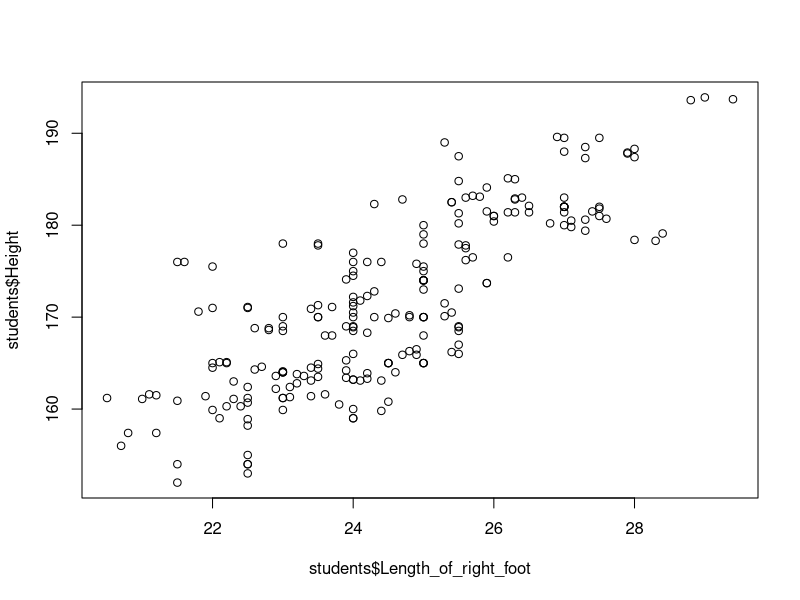
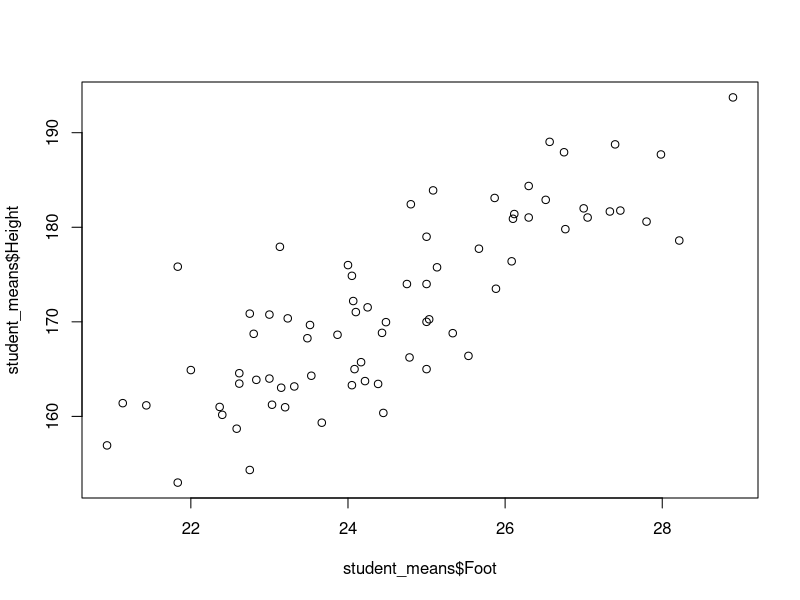
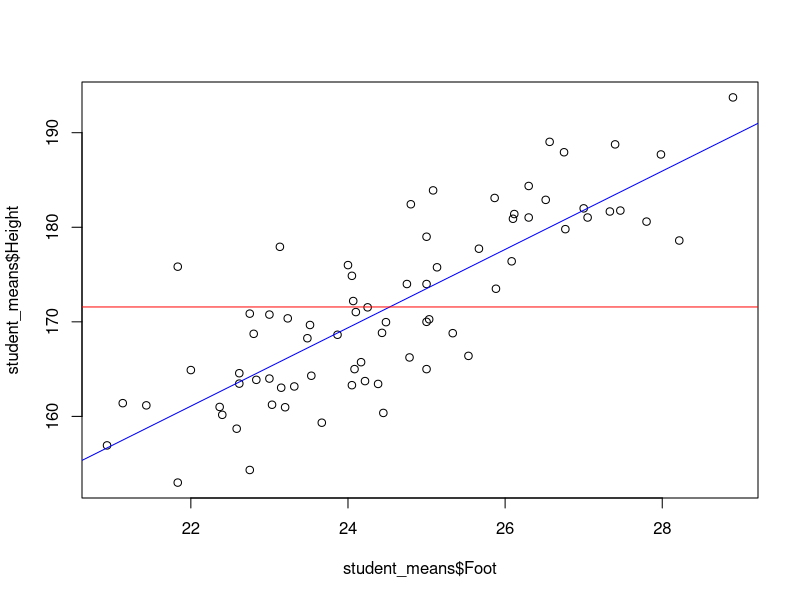
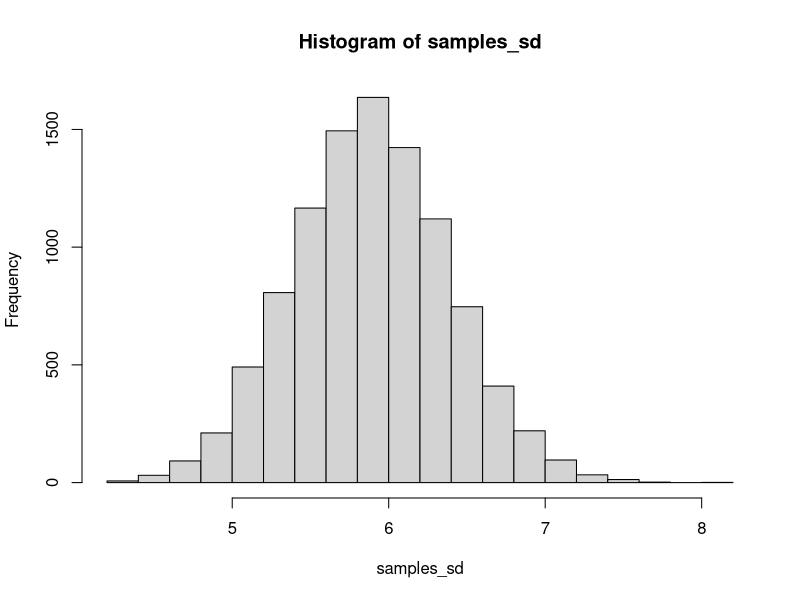
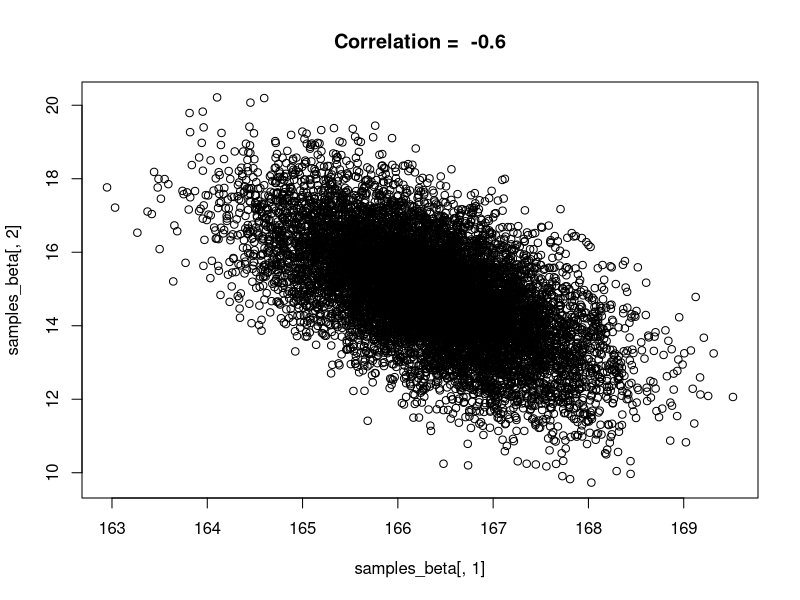
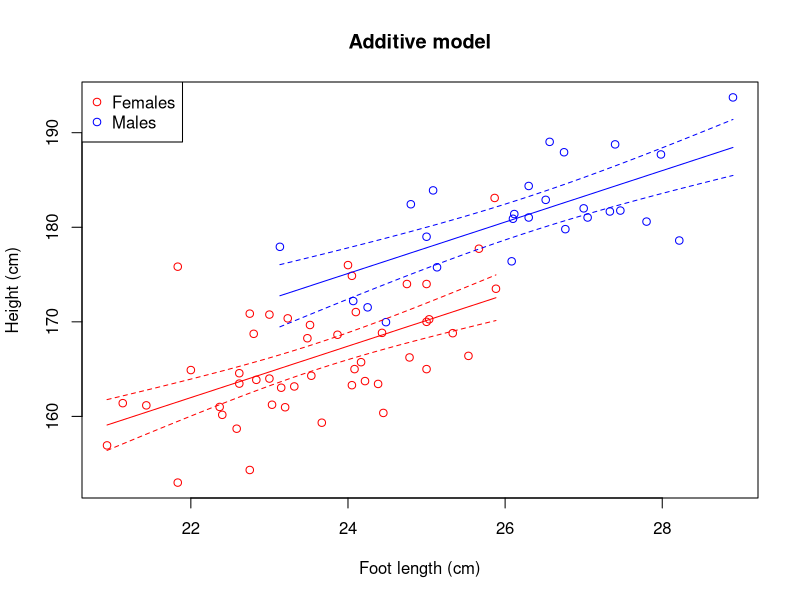
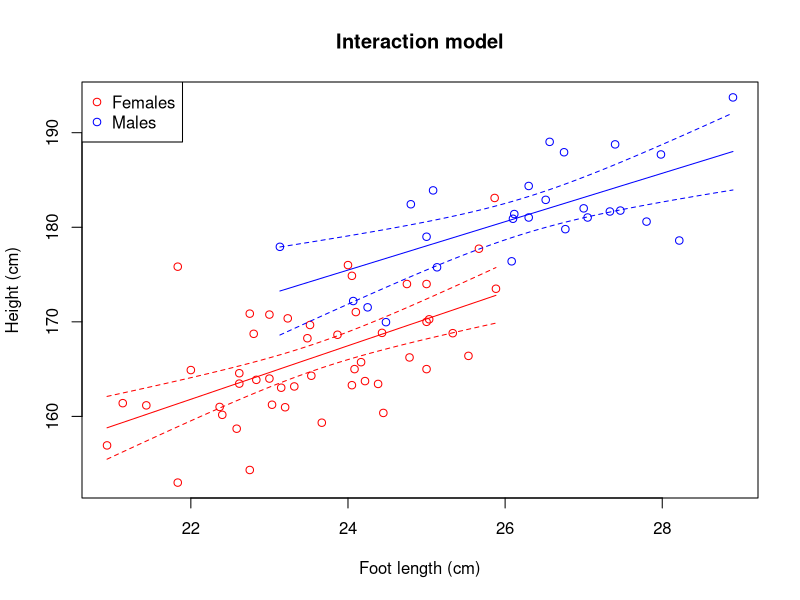

Generate these figures, in order, with R:
## ---- chunk 1
knitr::opts_chunk$set(echo = TRUE)
## ---- chunk 2
students_2025 = read.delim("MeasurementData_2025.txt", stringsAsFactors = TRUE)
## ---- chunk 3
summary(students_2025)
## ---- chunk 4
students_2020 = read.delim("MeasurementData_2020.txt", stringsAsFactors = TRUE)
students_2023 = read.delim("MeasurementData_2023.txt", stringsAsFactors = TRUE)
students_2020$Year = "year_2020"
students_2023$Year = "year_2023"
students_2025$Year = "year_2025"
students_2020$ID = paste(students_2020$ID, "2020", sep="_")
students_2023$ID = paste(students_2023$ID, "2023", sep="_")
students_2025$ID = paste(students_2025$ID, "2025", sep="_")

# all(names(students_2025) == names(students_2023)) # Checking that column names are identical
students = rbind(students_2020, students_2023, students_2025)
# summary(students)
## ---- chunk 5
plot(students$Length_of_right_foot, students$Height)
## ---- chunk 6
student_means = aggregate(students[,6:13], by=list(students$ID), FUN=mean, na.rm = TRUE)
head(student_means)
## ---- chunk 7
student_means = aggregate(students[,6:13], by=list(students$ID, students$Sex, students$Year), FUN=mean, na.rm = TRUE)
names(student_means)[1:3] = c("ID", "Sex", "Year")
head(student_means)
## ---- chunk 8
student_means$Foot = (student_means$Length_of_right_foot + student_means$Length_of_left_foot)/2
## ---- chunk 9
write.csv(student_means, "student_means.csv")
## ---- chunk 10
plot(student_means$Foot, student_means$Height)
## ---- chunk 11
plot(student_means$Height ~ student_means$Foot) # An alternative way of plotting
lin_reg = lm(Height ~ 1 + Foot, data = student_means) # lm() is a function for fitting a linear model with normal residuals
abline(lin_reg, col="blue")
abline(h = mean(student_means$Height), col="red")
## ---- chunk 12
n = 100
beta_0 = 170
sigma = 5

epsilon = rnorm(n, mean=0, sd=sigma)
height = beta_0 + epsilon

# or just

height = rnorm(n, mean=beta_0, sd=sigma)
## ---- chunk 13
fit_1 = lm(Height ~ 1, data = student_means)
## ---- chunk 14
summary(fit_1)
## ---- chunk 15
#mean(student_means$Height[student_means$Sex=="female"])
#sd(student_means$Height[student_means$Sex=="female"])

#with(student_means[student_means$Sex=="male",], mean(Height))
#with(student_means[student_means$Sex=="male",], sd(Height))

(means = tapply(student_means$Height, list(student_means$Sex), mean))
(SDs = tapply(student_means$Height, list(student_means$Sex), sd))
## ---- chunk 16
(SEs = SDs/sqrt(table(student_means$Sex)))
## ---- chunk 17
means[1] + c(-2,2)*SEs[1]
## ---- chunk 18
means[2] + c(-2,2)*SEs[2]
## ---- chunk 19
fit_F = lm(Height ~ 1, data = student_means, subset = Sex=="female")
summary(fit_F)
confint(fit_F)
## ---- chunk 20
fit_M = lm(Height ~ 1, data = student_means, subset = Sex=="male")
summary(fit_M)
confint(fit_M)
## ---- chunk 21
fit_Sex = lm(Height ~ Sex, data = student_means)
summary(fit_Sex)
## ---- chunk 22
fit_Sex_no_int = lm(Height ~ -1 + Sex, data = student_means)
summary(fit_Sex_no_int)
## ---- chunk 23
PredData = data.frame(Sex = c("female", "male"))
## ---- chunk 24
(Predictions = predict(fit_Sex, newdata = PredData, interval = "confidence"))
## ---- chunk 25
(Predictions = predict(fit_Sex, newdata = PredData, interval = "prediction"))
## ---- chunk 26
n_iter = 10000 # Number of iterations
beta = fit_Sex$coef # The parameters in the fixed part of the model (to see what the model object contains, use `str(fit_Sex)`)
res_sd = summary(fit_Sex)$sigma # Estimated residual standard deviation
Sex = student_means$Sex
n = length(Sex)  # Sample size

samples_beta = matrix(nrow=n_iter, ncol=2)  # Empty matrix for storing resampled beta-estimates
for(i in 1:n_iter){
  fixed = ifelse(fit_Sex$model$Sex=="female", beta[1], sum(beta))
  random = rnorm(n, 0, res_sd)
  y = fixed + random
  refit = lm(y ~ Sex)
  samples_beta[i,] = refit$coef
}
## ---- chunk 27
quantile(samples_beta[,1], prob=c(0.025, 0.975)) # The 2.5% and 97.5% quantiles of beta0 (mean height of females)
## ---- chunk 28
quantile(samples_beta[,1] + samples_beta[,2], prob=c(0.025, 0.975)) # same for males
## ---- chunk 29
n_iter = 10000 # Number of iterations
Y = simulate(fit_Sex, nsim = n_iter)

samples_sd = rep(NA,n_iter)  # Empty vectors for storing results
for(i in 1:n_iter){
  refit = lm(Y[,i] ~ student_means$Sex)
  samples_sd[i] = sd(refit$residuals)
}
(CI_sd = quantile(samples_sd, prob=c(0.025, 0.975)))
## ---- chunk 30
hist(samples_sd, 20)
## ---- chunk 31
n_iter = 10000 # Number of iterations
n = nrow(student_means)

samples_males_vs_females = rep(NA,n_iter)  # Empty vectors for storing results
for(i in 1:n_iter){
  resamp_rows = sample(1:n, n, replace = TRUE)
  resamp_data = student_means[resamp_rows,]
  resamp_means = tapply(resamp_data$Height, list(resamp_data$Sex), mean)
  samples_males_vs_females[i] = (resamp_means["male"]/resamp_means["female"] - 1)*100
}
(mean_samples_males_vs_females = mean(samples_males_vs_females))
(CI_samples_males_vs_females = quantile(samples_males_vs_females, prob=c(0.025, 0.975)))
## ---- chunk 32
(table = summary(fit_Sex)$coef)
## ---- chunk 33
plot(samples_beta[,1], samples_beta[,2])
correlation = cor(samples_beta[,1], samples_beta[,2])
title(paste("Correlation = ", round(correlation,2)))
## ---- chunk 34
(vcov_lm = vcov(fit_Sex))
## ---- chunk 35
(vcov_boot = var(samples_beta))
## ---- chunk 36
sqrt(diag(vcov_lm))
## ---- chunk 37
cov2cor(vcov_lm)
## ---- chunk 38
fit_Foot = lm(Height ~ Foot, data = student_means)
## ---- chunk 39
fit_Sex_Foot = lm(Height ~ Sex + Foot, data = student_means)
summary(fit_Sex_Foot)
## ---- chunk 40
mu_F = mean(student_means$Foot[student_means$Sex=="female"])
fit_Sex_Foot = lm(Height ~ Sex + I(Foot-mu_F), data = student_means)
summary(fit_Sex_Foot)
## ---- chunk 41
model_fit = fit_Sex_Foot
Title = "Additive model"
x_range_F = range(student_means$Foot[student_means$Sex=="female"])
x_range_M = range(student_means$Foot[student_means$Sex=="male"])
pred_data_F = data.frame(Sex = "female", Foot = seq(x_range_F[1], x_range_F[2], length.out = 50))
pred_data_M = data.frame(Sex = "male", Foot = seq(x_range_M[1], x_range_M[2], length.out = 50))
pred_data = rbind(pred_data_F, pred_data_M)
pred = predict(model_fit, pred_data, interval = "confidence")
pred = cbind(pred_data, pred)

plot(Height ~ Foot,
     data = student_means,
     type="p",
     xlab="Foot length (cm)",
     ylab = "Height (cm)",
     col = ifelse(Sex=="female", "red", "blue")
)
lines(fit ~ Foot, data = pred, subset = Sex=="female", col="red")
lines(lwr ~ Foot, data = pred, subset = Sex=="female", col="red", lty=2)
lines(upr ~ Foot, data = pred, subset = Sex=="female", col="red", lty=2)
lines(fit ~ Foot, data = pred, subset = Sex=="male", col="blue")
lines(lwr ~ Foot, data = pred, subset = Sex=="male", col="blue", lty=2)
lines(upr ~ Foot, data = pred, subset = Sex=="male", col="blue", lty=2)
legend("topleft", legend=c("Females", "Males"), pch=c(1,1), col = c("red", "blue"))
title(Title)
## ---- chunk 42
fit_Sex_Foot_interaction = lm(Height ~ Sex*Foot, data = student_means)
summary(fit_Sex_Foot_interaction)
## ---- chunk 43
# This chunk is not printed because I have used echo = FALSE. Below, I have made the plot in a slightly different (but equivalent) way than above. In earlier versions of R, the 'data' and 'subset' arguments were not available in the 'plot' function. Hence, the 'with' function was convenient. There are often many ways to do the same thing in R and which way to use is partly a matter of taste - pick a way that you understand and is tidy and transparent (easier to avoid mistakes)

model_fit = fit_Sex_Foot_interaction
Title = "Interaction model"
x_range_F = range(student_means$Foot[student_means$Sex=="female"])
x_range_M = range(student_means$Foot[student_means$Sex=="male"])
pred_data_F = data.frame(Sex = "female", Foot = seq(x_range_F[1], x_range_F[2], length.out = 50))
pred_data_M = data.frame(Sex = "male", Foot = seq(x_range_M[1], x_range_M[2], length.out = 50))
pred_data = rbind(pred_data_F, pred_data_M)
pred = predict(model_fit, pred_data, interval = "confidence")
pred = cbind(pred_data, pred)

with(student_means,
     plot(Foot, Height, type="n", xlab="Foot length (cm)", ylab = "Height (cm)")
     )
with(student_means, points(Foot, Height, col=ifelse(Sex=="female", "red", "blue")))
with(pred[pred$Sex=="female",], lines(Foot, fit, col="red"))
with(pred[pred$Sex=="female",], lines(Foot, lwr, col="red", lty=2))
with(pred[pred$Sex=="female",], lines(Foot, upr, col="red", lty=2))
with(pred[pred$Sex=="male",], lines(Foot, fit, col="blue"))
with(pred[pred$Sex=="male",], lines(Foot, lwr, col="blue", lty=2))
with(pred[pred$Sex=="male",], lines(Foot, upr, col="blue", lty=2))
legend("topleft", legend=c("Females", "Males"), pch=c(1,1), col = c("red", "blue"))
title(Title)
## ---- chunk 44
var_res = var(residuals(fit_Sex_Foot_interaction))
var_pred = var(fitted(fit_Sex_Foot_interaction))
var_tot = var_res + var_pred
var_pred/var_tot # (var_tot - var_res)/var_tot 
## ---- chunk 45
var_res = var(residuals(fit_Sex_Foot_interaction))
var_tot = var(residuals(fit_1)) # = var(student_means$Height)
(var_tot - var_res)/var_tot # = 1-var_res/var_tot 
